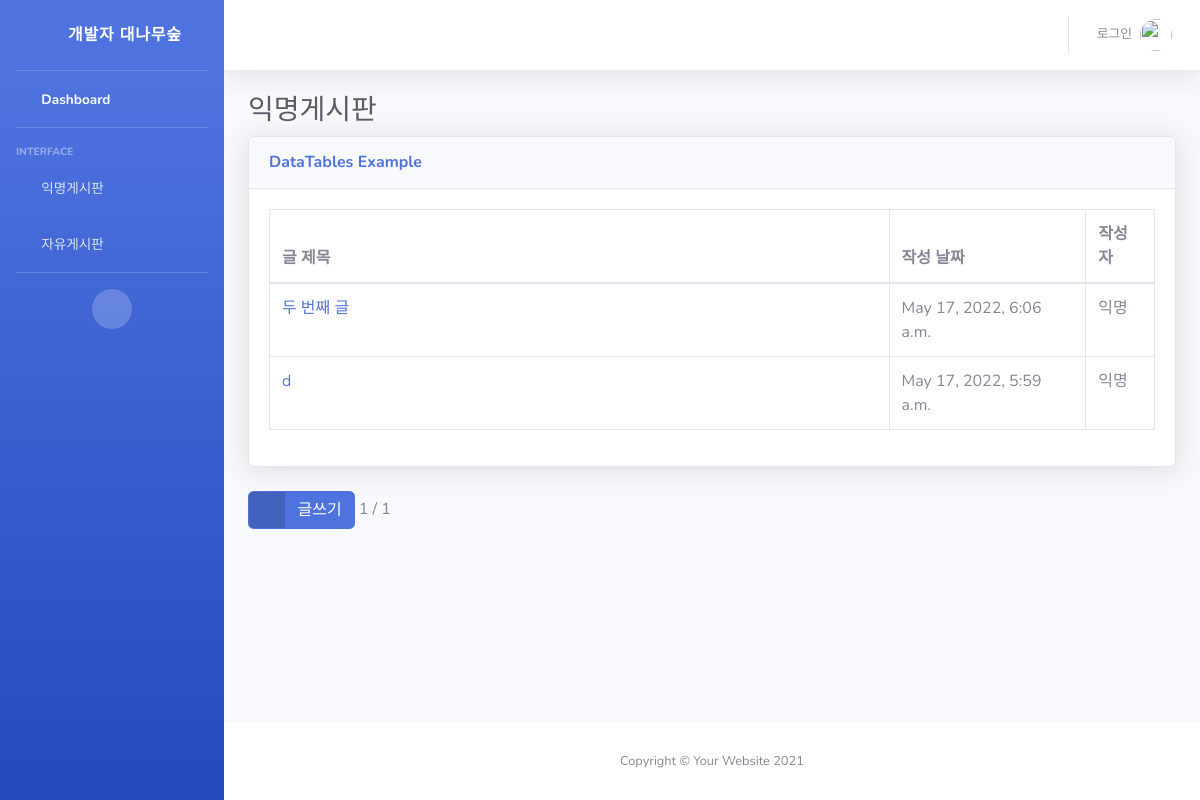
/home/, run on an earlier commit of the app's database.
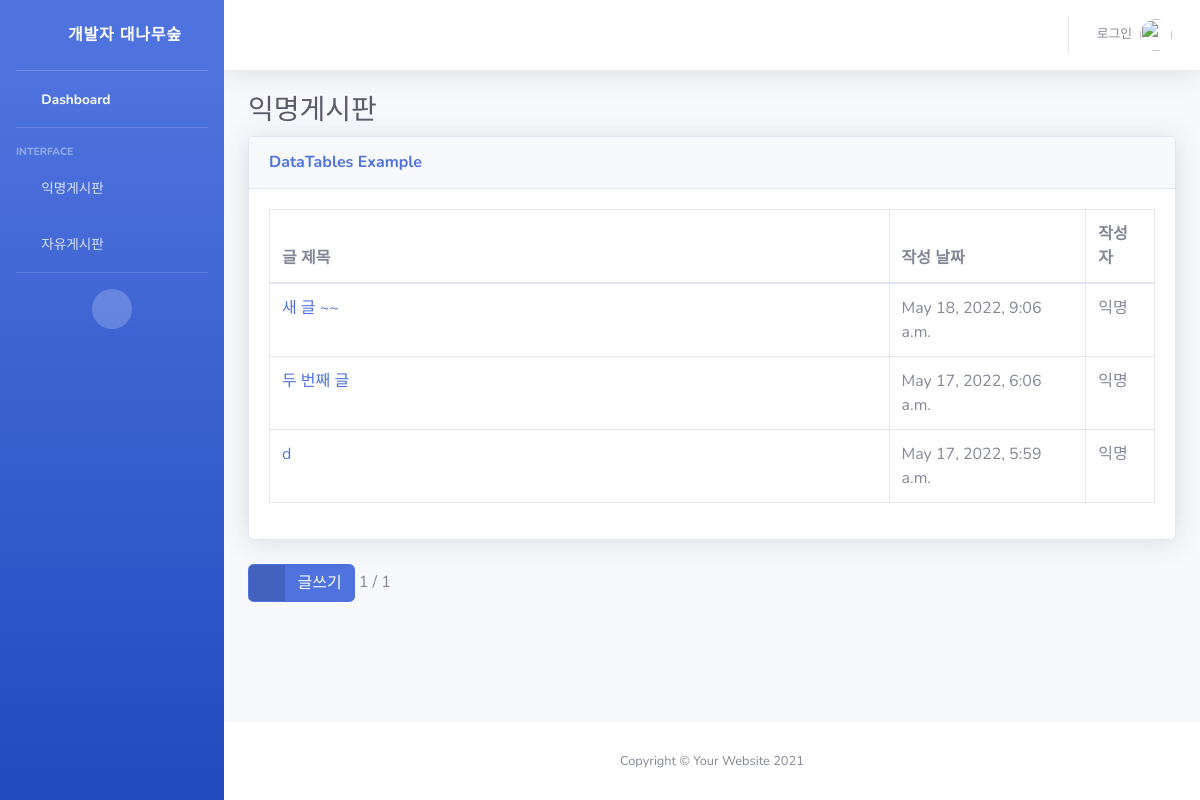
And on a later commit of the database.
### snsapp/models.py (models this page shows, shortened)
class Post(models.Model):
  title = models.CharField(max_length=200)
  body = models.TextField()
  date = models.DateTimeField(auto_now_add=True)

### snsapp/views.py (the view)
# urls.py: path('home/', views.home, name='home'),
def home(request):
  posts = Post.objects.filter().order_by('-date')
  paginator = Paginator(posts, 5)
  pagenum = request.GET.get('page')  # 페이지 넘버에 해당하는 숫자 /?page=pagenum
  posts = paginator.get_page(pagenum) # 페이지에 해당하는 포스트 정보들
  return render(request, 'index.html', {'posts':posts})

### snsapp/templates/index.html (shortened to what this page needs)
{% extends 'base.html' %}
{% block content %}
<h1 class="h3 mb-2 text-gray-800">익명게시판</h1>
<div class="card shadow mb-4">
    <div class="card-header py-3">
        <h6 class="m-0 font-weight-bold text-primary">DataTables Example</h6>
    </div>
    <div class="card-body">
        <div class="table-responsive">
            <table class="table table-bordered" id="dataTable" width="100%" cellspacing="0">
                <thead>
                    <tr>
                        <th width="70%">글 제목</th>
                        <th>작성 날짜</th>
                        <th>작성자</th>
                    </tr>
                </thead>
                <tbody>
                    {% for post in posts %}
                    <tr>
                        <td><a href="{% url 'detail' post.id %}">{{ post.title }}</a></td>
                        <td>{{ post.date }}</td>
                        <td>익명</td>
                    </tr>
                    {% endfor %}
                </tbody>
            </table>
        </div>
    </div>
</div>
<a href="{% url 'postcreate' %}" class="btn btn-primary btn-icon-split">
    <span class="icon text-white-50">
        <i class="fas fa-flag"></i>
    </span>
    <span class="text">글쓰기</span>
</a>
<span>{{ posts.number }}</span>
<span> / {{ posts.paginator.num_pages }}</span>
{% endblock %}

### snsapp/templates/base.html (shortened to what this page needs)
{% load static %}
<!DOCTYPE html>
<html lang="en">
<head>
  <link href="{% static 'vendor/fontawesome-free/css/all.min.css' %}" rel="stylesheet" type="text/css">
  <link href="{% static 'css/sb-admin-2.min.css' %}" rel="stylesheet">
</head>
<body id="page-top">
  <div id="wrapper">
    <ul class="navbar-nav bg-gradient-primary sidebar sidebar-dark accordion" id="accordionSidebar">
      <a class="sidebar-brand d-flex align-items-center justify-content-center" href="{% url 'freehome' %}">
        <div class="sidebar-brand-icon rotate-n-15">
          <i class="fas fa-laugh-wink"></i>
        </div>
        <div class="sidebar-brand-text mx-3">개발자 대나무숲</div>
      </a>
      <hr class="sidebar-divider my-0">
      <li class="nav-item active">
        <a class="nav-link" href="{% url 'freehome' %}">
          <i class="fas fa-fw fa-tachometer-alt"></i>
          <span>Dashboard</span></a>
      </li>
      <hr class="sidebar-divider">
      <div class="sidebar-heading">
        Interface
      </div>
      <li class="nav-item">
        <a class="nav-link" href="{% url 'home' %}">
          <i class="fas fa-fw fa-chart-area"></i>
          <span>익명게시판</span>
        </a>
      </li>
      <li class="nav-item">
        <a class="nav-link" href="{% url 'freehome' %}">
          <i class="fas fa-fw fa-table"></i>
          <span>자유게시판</span>
        </a>
      </li>
      <hr class="sidebar-divider">
      <div class="text-center d-none d-md-inline">
        <button class="rounded-circle border-0" id="sidebarToggle"></button>
      </div>
    </ul>
    <div id="content-wrapper" class="d-flex flex-column">
      <div id="content">
        <nav class="navbar navbar-expand navbar-light bg-white topbar mb-4 static-top shadow">
          <ul class="navbar-nav ml-auto">
            <li class="nav-item dropdown no-arrow">
              <a class="nav-link dropdown-toggle" href="#" id="userDropdown" role="button" data-toggle="dropdown"
                aria-haspopup="true" aria-expanded="false">
                {% if user.is_authenticated %}
                <span class="mr-2 d-none d-lg-inline text-gray-600 small">{{ user.username }}</span>
                {% else %}
                <span class="mr-2 d-none d-lg-inline text-gray-600 small">로그인</span>
                {% endif %}
                <img class="img-profile rounded-circle" src="{% static 'img/undraw_profile.svg' %}">
              </a>
            </li>
          </ul>
        </nav>
        <div class="container-fluid">
          {% block content %}
          {% endblock %}
        </div>
      </div>
      <footer class="sticky-footer bg-white">
        <div class="container my-auto">
          <div class="copyright text-center my-auto">
            <span>Copyright &copy; Your Website 2021</span>
          </div>
        </div>
      </footer>
    </div>
  </div>
</body>
</html>

What changed in the data, as far as the page shows it:
added Post: title "새 글 ~~", date "May 18, 2022, 9:06 a.m."
